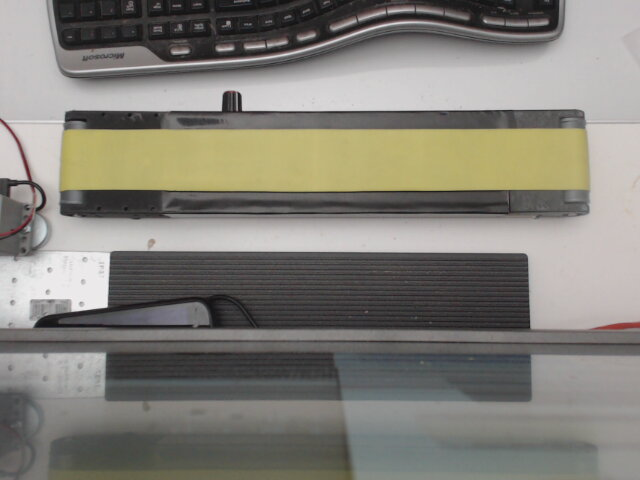
#> input picture cv/img/2018-11-30-205428.jpg, 640 x 480 px, given in place of the camera
$ python det_shape.py   (older library calls are emulated)
#> lines starting #> are read from the running program, lines starting #| are printed output that depends on the picture; after the words box and inside, x2 and y2 are one past the last pixel; in counts of white or black regions, pixels touching at a corner belong together
# import the necessary packages
#from pis.shapedetector import ShapeDetector
#from pis.colorlabeler import ColorLabeler
import argparse
import imutils
import cv2

# import the necessary packages
from scipy.spatial import distance as dist
from collections import OrderedDict
import numpy as np
import cv2

# import the necessary packages
import cv2

class ShapeDetector:
	def __init__(self):
		pass

	def detect(self, c):
		# initialize the shape name and approximate the contour
		shape = "unidentified"
		peri = cv2.arcLength(c, True)
		approx = cv2.approxPolyDP(c, 0.04 * peri, True)

		# if the shape is a triangle, it will have 3 vertices
		if len(approx) == 3:
			shape = "triangle"

		# if the shape has 4 vertices, it is either a square or
		# a rectangle
		elif len(approx) == 4:
			# compute the bounding box of the contour and use the
			# bounding box to compute the aspect ratio
			(x, y, w, h) = cv2.boundingRect(approx)
			ar = w / float(h)

			# a square will have an aspect ratio that is approximately
			# equal to one, otherwise, the shape is a rectangle
			shape = "square" if ar >= 0.95 and ar <= 1.05 else "rectangle"

		# if the shape is a pentagon, it will have 5 vertices
		elif len(approx) == 5:
			shape = "pentagon"

		# otherwise, we assume the shape is a circle
		else:
			shape = "circle"

		# return the name of the shape
		return shape

class ColorLabeler:
	def __init__(self):
		# initialize the colors dictionary, containing the color
		# name as the key and the RGB tuple as the value
		colors = OrderedDict({
			"red": (255, 0, 0),
			"green": (0, 255, 0),
			"blue": (0, 0, 255)})

		# allocate memory for the L*a*b* image, then initialize
		# the color names list
		self.lab = np.zeros((len(colors), 1, 3), dtype="uint8")
		self.colorNames = []

		# loop over the colors dictionary
		for (i, (name, rgb)) in enumerate(colors.items()):
			# update the L*a*b* array and the color names list
			self.lab[i] = rgb
			self.colorNames.append(name)

		# convert the L*a*b* array from the RGB color space
		# to L*a*b*
		self.lab = cv2.cvtColor(self.lab, cv2.COLOR_RGB2LAB)

	def label(self, image, c):
		# construct a mask for the contour, then compute the
		# average L*a*b* value for the masked region
		mask = np.zeros(image.shape[:2], dtype="uint8")
		cv2.drawContours(mask, [c], -1, 255, -1)
		mask = cv2.erode(mask, None, iterations=2)
		mean = cv2.mean(image, mask=mask)[:3]

		# initialize the minimum distance found thus far
		minDist = (np.inf, None)

		# loop over the known L*a*b* color values
		for (i, row) in enumerate(self.lab):
			# compute the distance between the current L*a*b*
			# color value and the mean of the image
			d = dist.euclidean(row[0], mean)

			# if the distance is smaller than the current distance,
			# then update the bookkeeping variable
			if d < minDist[0]:
				minDist = (d, i)

		# return the name of the color with the smallest distance
		return self.colorNames[minDist[1]]


# construct the argument parse and parse the arguments
# ap = argparse.ArgumentParser()
# ap.add_argument("-i", "--image", required=True,
# 	help="path to the input image")
# args = vars(ap.parse_args())

# load the image and resize it to a smaller factor so that
# the shapes can be approximated better
cap = cv2.VideoCapture(0)

# Capture frame-by-frame
ret, frame = cap.read()
#> frame is the input picture: shape (480, 640, 3); mean B, G, R 119.5, 127.2, 129.8
frame = frame[130:190, 0:640]
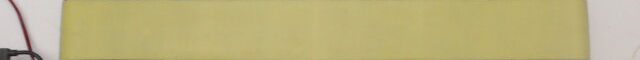
#> frame: shape (60, 640, 3); mean B, G, R 126.4, 178.6, 187.9
cap.release()
cv2.destroyAllWindows()

image = frame
#image = cv2.imread(args["image"])
resized = imutils.resize(image, width=400)
ratio = image.shape[0] / float(resized.shape[0])
#> ratio = 1.62

#image = cv2.imread(args["image"])
ratio = image.shape[0] / float(resized.shape[0])

# blur the resized image slightly, then convert it to both
# grayscale and the L*a*b* color spaces
blurred = cv2.GaussianBlur(resized, (5, 5), 0)
gray = cv2.cvtColor(blurred, cv2.COLOR_BGR2GRAY)
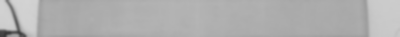
#> gray: shape (37, 400); min 55, max 211, mean 175.5
lab = cv2.cvtColor(blurred, cv2.COLOR_BGR2LAB)
#> lab: shape (37, 400, 3); mean of channels 0, 1, 2 185, 123.6, 155.9
thresh = cv2.threshold(gray, 20, 255, cv2.THRESH_BINARY)[1]
#> thresh: shape (37, 400); every value is 255
cv2.imshow("Thresh", thresh)

# find contours in the thresholded image
cnts = cv2.findContours(thresh.copy(), cv2.RETR_EXTERNAL,
	cv2.CHAIN_APPROX_SIMPLE)
#> cnts = 1 contour; box (x1, y1, x2, y2) and area: (0, 0, 400, 37) 14364
cnts = cnts[0] if imutils.is_cv2() else cnts[1]
#> cnts = [[[0, 0], [0, 36], [399, 36], [399, 0]]]

# initialize the shape detector and color labeler
sd = ShapeDetector()
cl = ColorLabeler()

# loop over the contours
for c in cnts:
	# compute the center of the contour
	M = cv2.moments(c)
	cX = int((M["m10"] / M["m00"]) * ratio)
	cY = int((M["m01"] / M["m00"]) * ratio)

	# detect the shape of the contour and label the color
	shape = sd.detect(c)
	color = cl.label(lab, c)

	# multiply the contour (x, y)-coordinates by the resize ratio,
	# then draw the contours and the name of the shape and labeled
	# color on the image
	c = c.astype("float")
	c *= ratio
	c = c.astype("int")
	text = "{} {}".format(color, shape)
	cv2.drawContours(image, [c], -1, (0, 255, 0), 2)
	cv2.putText(image, text, (cX, cY),
		cv2.FONT_HERSHEY_SIMPLEX, 0.5, (255, 255, 255), 2)

	# show the output image
	cv2.imshow("Image", image)
	cv2.waitKey(0)
#> this loop made 1 pass
#> (c, cX, cY, shape, peri in detect, approx in detect, x in detect, y in detect) on pass 1: ([[0, 0], [0, 58], [647, 58], [647, 0]], 323, 29, 'rectangle', 870, [[0, 0], [0, 36], [399, 36], [399, 0]], 0, 0)
#> pass 1, `cv2.imshow("Image", image)`:
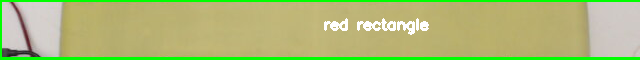
#> window 'Image': shape (60, 640, 3); mean B, G, R 118.2, 187.2, 173.6
